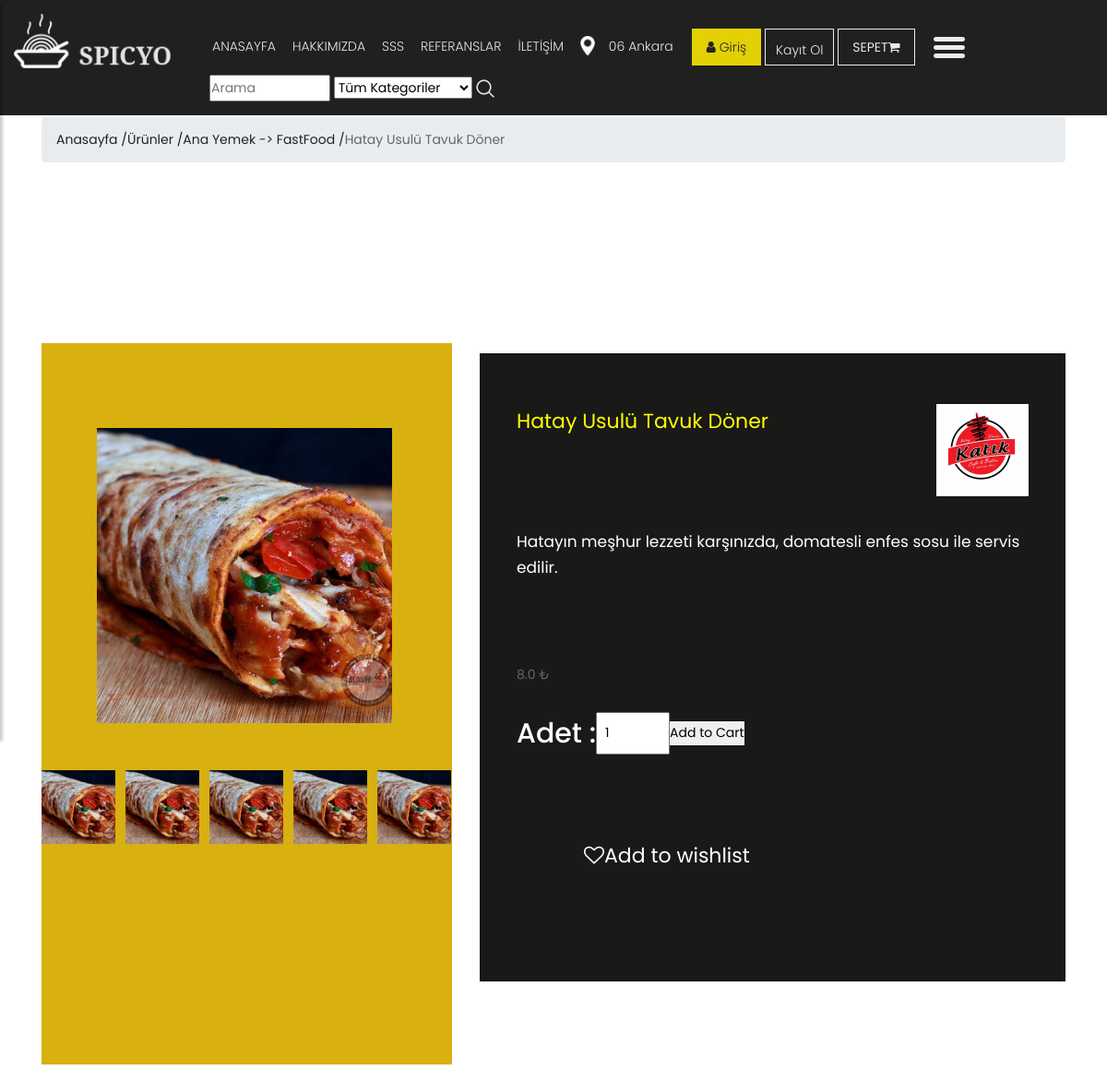
/product/28/hatay-usulu-tavuk-doner/ (upper part), run on an earlier commit of the app's database.
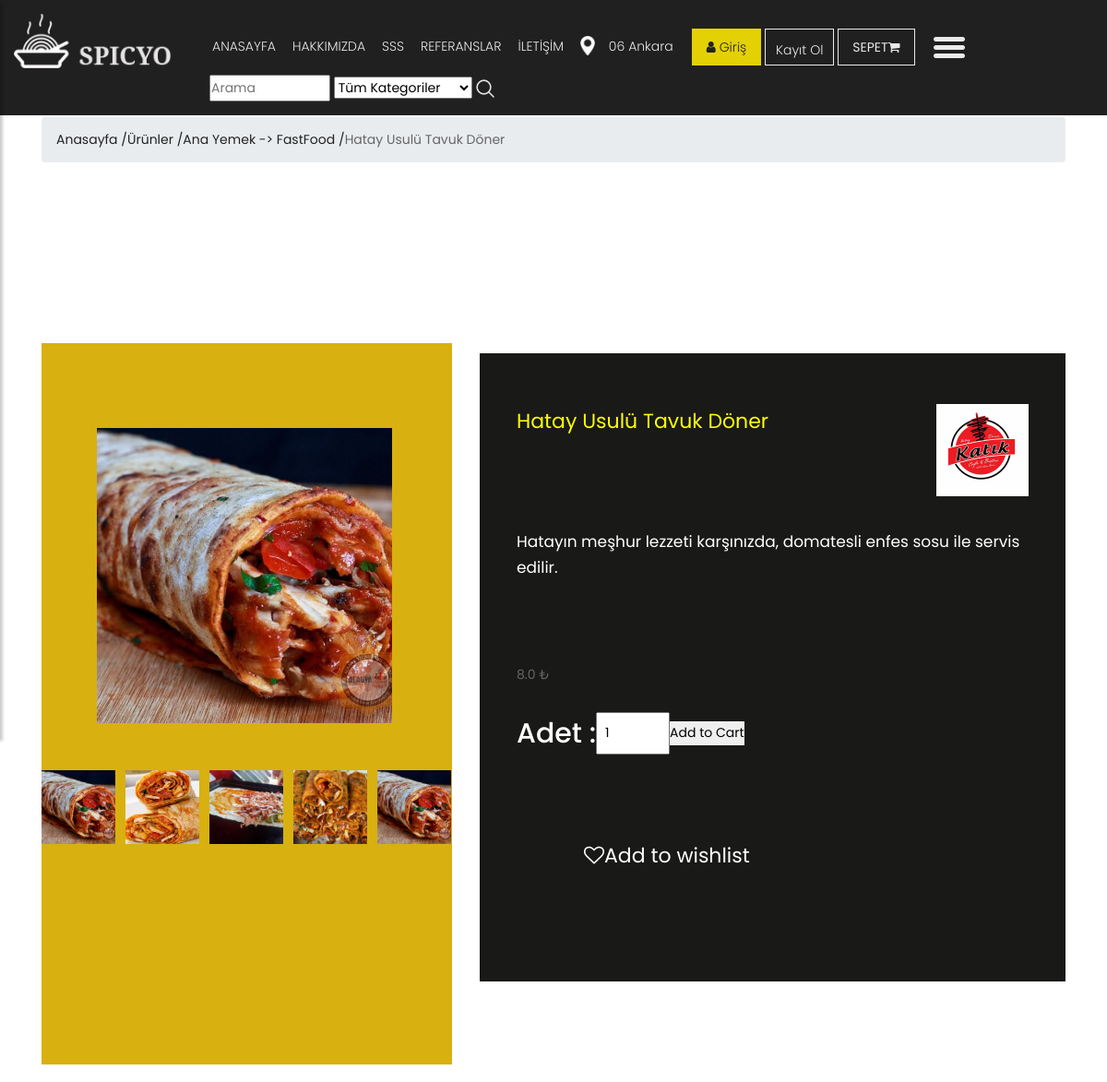
And on a later commit of the database.
### product/models.py (models this page shows, shortened)
class Images(models.Model):
    product = models.ForeignKey(Product, on_delete=models.CASCADE)
    title = models.CharField(max_length=50, blank=True)
    image = models.ImageField(blank=True, upload_to='images/')
    def image_tag(self):
        return mark_safe('<img src="{}" height="50"/>'.format(self.image.url))
    image_tag.short_description = 'Image'

### home/views.py (the view)
# urls.py: path('product/<int:id>/<slug:slug>/', views.product_detail, name='product_detail'),
def product_detail(request,id,slug):
    catagory = Catagory.objects.all()
    product = Product.objects.get(pk=id)
    images = Images.objects.filter(product_id=id)
    comments = Comment.objects.filter(product_id=id, status='True')
    context = {'product': product,
               'catagory': catagory,
               'images': images,
               'comments': comments,
               }
    return render(request,'product_detail.html',context)

### product/models.py (called while the page is built)
    def __str__(self):
        full_path = [self.title]
        k = self.parent
        while k is not None:
            full_path.append(k.title)
            k = k.parent
        return ' -> '.join(full_path[::-1])

### home/templates/product_detail.html (shortened to what this page needs)
{%  extends "homebase.html" %}
{% block content %}
    <br/><br/><br/><br/><br/>
    <div id="breadcrumb">
        <div class="container">
            <ul class="breadcrumb">
                <li><a href="/">Anasayfa /</a></li>
                <li><a href="/">Ürünler /</a></li>
                <li><a href="/catagory/{{ product.catagory_id }}/{{ product.catagory.slug }}">{{ product.catagory }} / </a></li>
                <li class="active">{{ product.title }}</li>
            </ul>
        </div>
    </div>
    <div class="section">
    <div class="about">
        <div class="container">
            <div class="row">
                <div class="col-md-5">
                    <div class="about_img">
                        <figure><img src="{{ product.image.url }}" style="height: 320px"></figure>
                        <br/><br/>
                        <div data-slider="1" class="owl-carousel items-slider owl-drag">
                            <div class="item">
                                <button class="owl-thumb-item "><img src=" {{ product.image.url }} " alt="shirt" style="height: 80px " hspace="10px" ></button>
                            </div>
                            {% for rs in images %}
                            <div class="item">
                                <button class="owl-thumb-item"><img src=" {{ rs.image.url }} " alt="shirt" style="height: 80px " hspace="10px" ></button>
                            </div>
                            {% endfor %}
                        </div>
                    </div>
                </div>
                <div class="col-md-7">
                    <br/><br/><br/><br/>
                    <div class="about_box">
                        <a href="/restaurant/{{ product.restaurant.id }}/{{ product.restaurant.slug }}"><img src="{{ product.restaurant.image.url }}" style="height: 100px" align="right"></a>
                        <h1><a class style="color: yellow">{{ product.title }}</a></h1>
                        <p>{{ product.detail | safe }}</p>
                        <div class="d-flex align-items-center justify-content-between flex-column flex-sm-row">
                            <ul class="price list-inline no-margin">
                                <li class="align-text-top">{{ product.price }} ₺</li>
                            </ul>
                        </div>
                        <div class="d-flex align-items-center justify-content-center justify-content-lg-start">
                            <form action="/order/addtocard/{{ product.id }}" method="post">
                                <div class="quantity d-flex align-items-center">
                                    <a class="align-text-top">
                                        <h3>Adet : </h3></a>
                                    <input name="quantity" class="input" style="width: 80px; padding: 8px" type="number" min="0" max="{{ product.amount }}" value="1" >
                                <br/><br/><br/><br/>
                                    <ul><button type="submit" class="cke_button__anchor_icon">Add to Cart</button></ul>
                                </div>
                            <ul style="padding: 60px"><a href="#" class="btn btn-template-outlined wide"> <i class="fa fa-heart-o"></i>Add to wishlist</a></ul>
                            </form>
                        </div>
                    </div>
                </div>
            </div>
        </div>
        <br/><br/><br/><br/><br/><br/>
        </div>
    </div>
    {% endblock %}

What changed in the data, as far as the page shows it:
added Images: image (picture)
added Images: image (picture)
added Images: image (picture)
